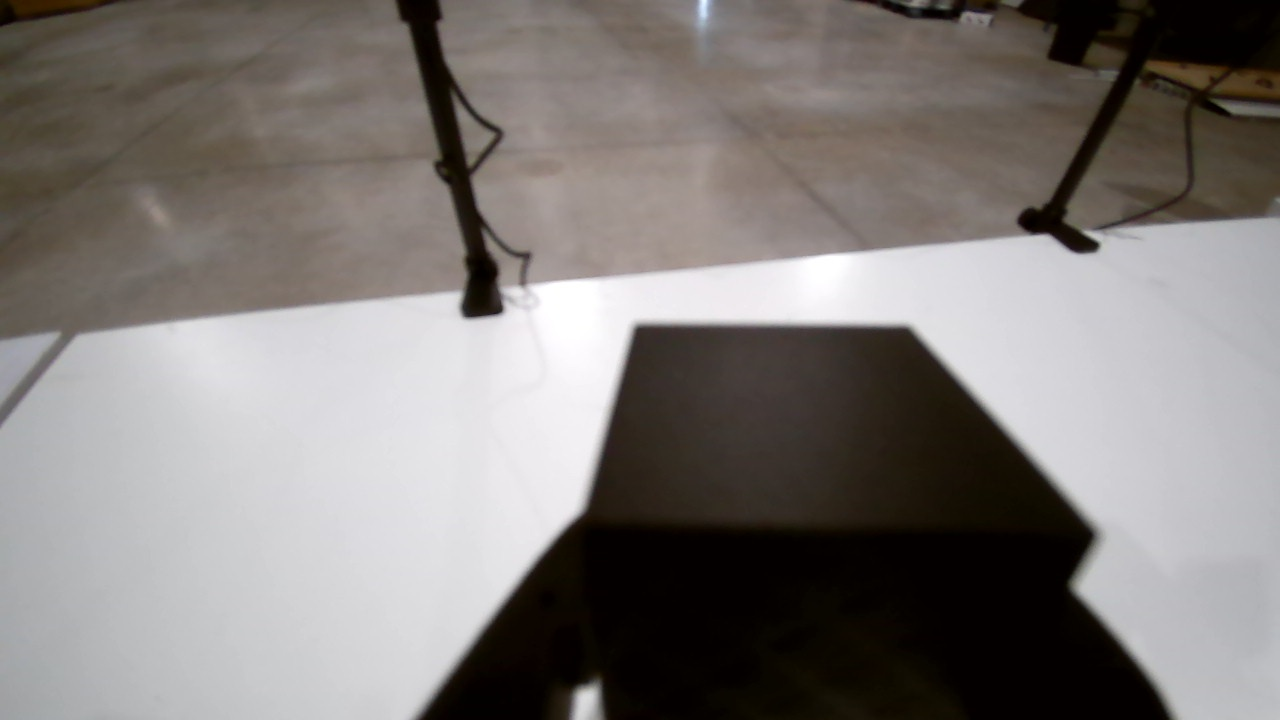
#> input picture agents/arm-006__gpt-6-astra__testExternalControlOutsideNetwork/cube_1791216081_held_wrist.jpg, 1280 x 720 px; its folder holds only this picture in this run
$ python -i wrist.py   (imports and definitions only)
#> lines starting #> are read from the running program, lines starting #| are printed output that depends on the picture; after the words box and inside, x2 and y2 are one past the last pixel; in counts of white or black regions, pixels touching at a corner belong together
#> further down, picture is the input picture: shape (720, 1280, 3); mean B, G, R 120.6, 123.2, 128.2
"""Wrist-camera cube detection (used to square the jaws to the cube before descending)."""
import json
import math
from pathlib import Path

import cv2
import numpy as np

HERE = Path(__file__).resolve().parent
DARK = 60
JAW_MASK_FILE = HERE / "wrist_jaw_mask.png"   # fixed jaw (dilated) with the gripper OPEN
_JAW = None


def jaw_mask():
    global _JAW
    if _JAW is None and JAW_MASK_FILE.exists():
        _JAW = cv2.imread(str(JAW_MASK_FILE), cv2.IMREAD_GRAYSCALE)
    return _JAW


def save_jaw_mask(img):
    hsv = cv2.cvtColor(img, cv2.COLOR_BGR2HSV)
    m = (hsv[..., 2] < DARK).astype(np.uint8) * 255
    m = cv2.dilate(m, np.ones((21, 21), np.uint8))
    cv2.imwrite(str(JAW_MASK_FILE), m)


def detect(img):
    """Cube blob in the wrist image (jaws at the bottom are excluded). Returns dict or None."""
    hsv = cv2.cvtColor(img, cv2.COLOR_BGR2HSV)
#> hsv: shape (720, 1280, 3); mean H, S, V 55.9, 64.6, 129.4
    m = (hsv[..., 2] < DARK).astype(np.uint8)
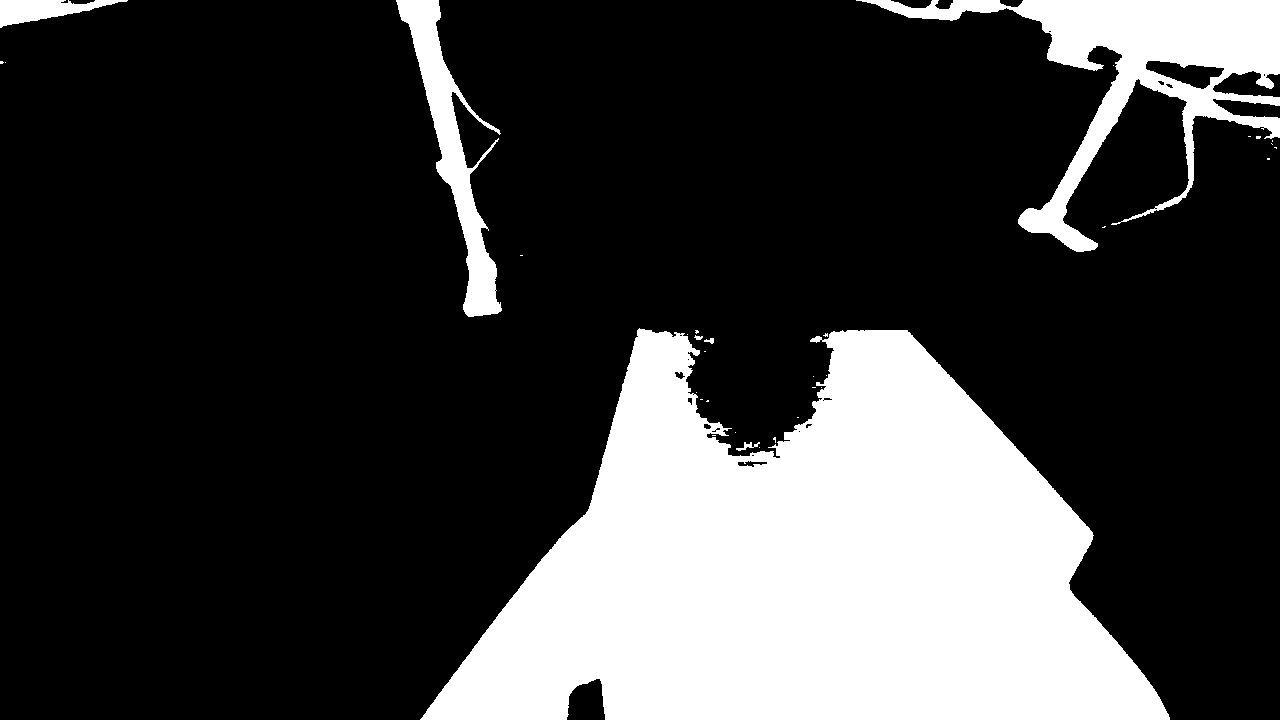
#> m: shape (720, 1280); values 0 (black) and 1 (white), 23.6% white; 34 white regions (27 under 20 px), largest, box (x1, y1, x2, y2) and area: (420, 328, 1170, 720) 180389, (856, 0, 1280, 252) 26339, (396, 0, 502, 317) 8757
    jm = jaw_mask()
    if jm is not None:
        m[jm > 0] = 0
    m = cv2.morphologyEx(m, cv2.MORPH_OPEN, np.ones((15, 15), np.uint8))   # drops cables / thin edges
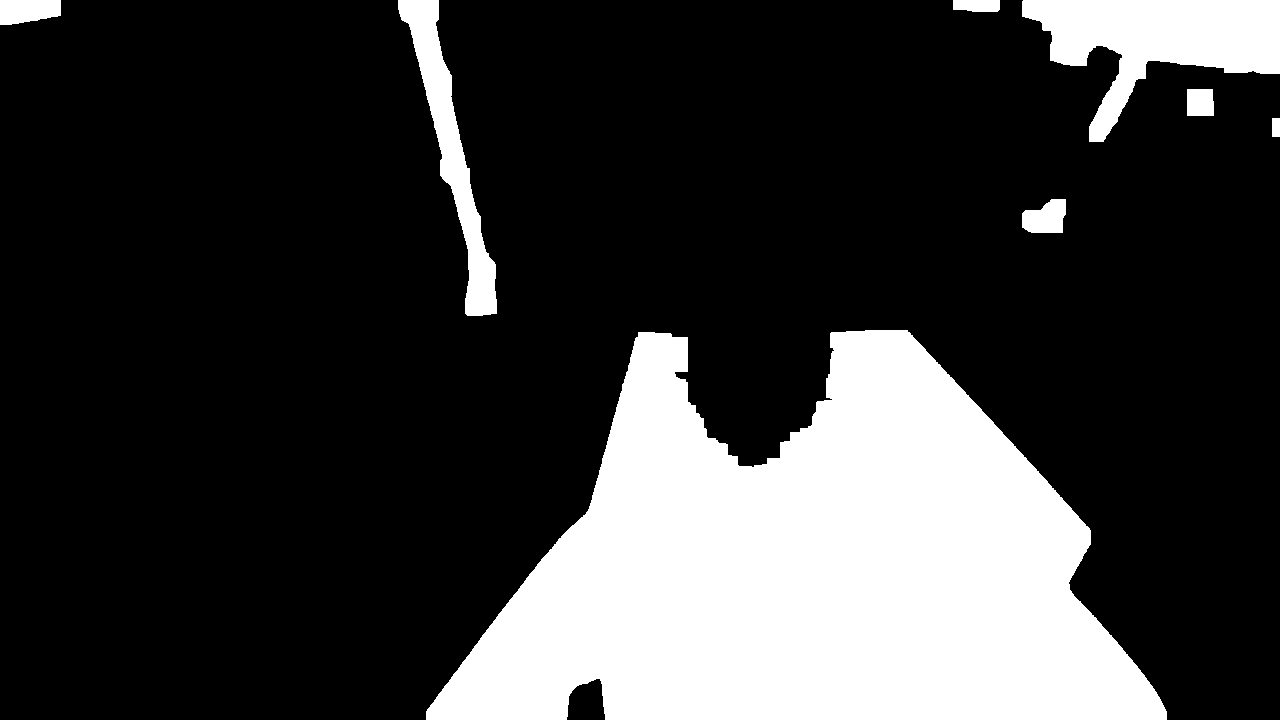
#> m: shape (720, 1280); values 0 (black) and 1 (white), 22.6% white; 8 white regions, largest, box (x1, y1, x2, y2) and area: (426, 330, 1167, 720) 178936, (1022, 0, 1280, 142) 17298, (398, 0, 497, 316) 8133
    n, lab, st, cen = cv2.connectedComponentsWithStats(m)
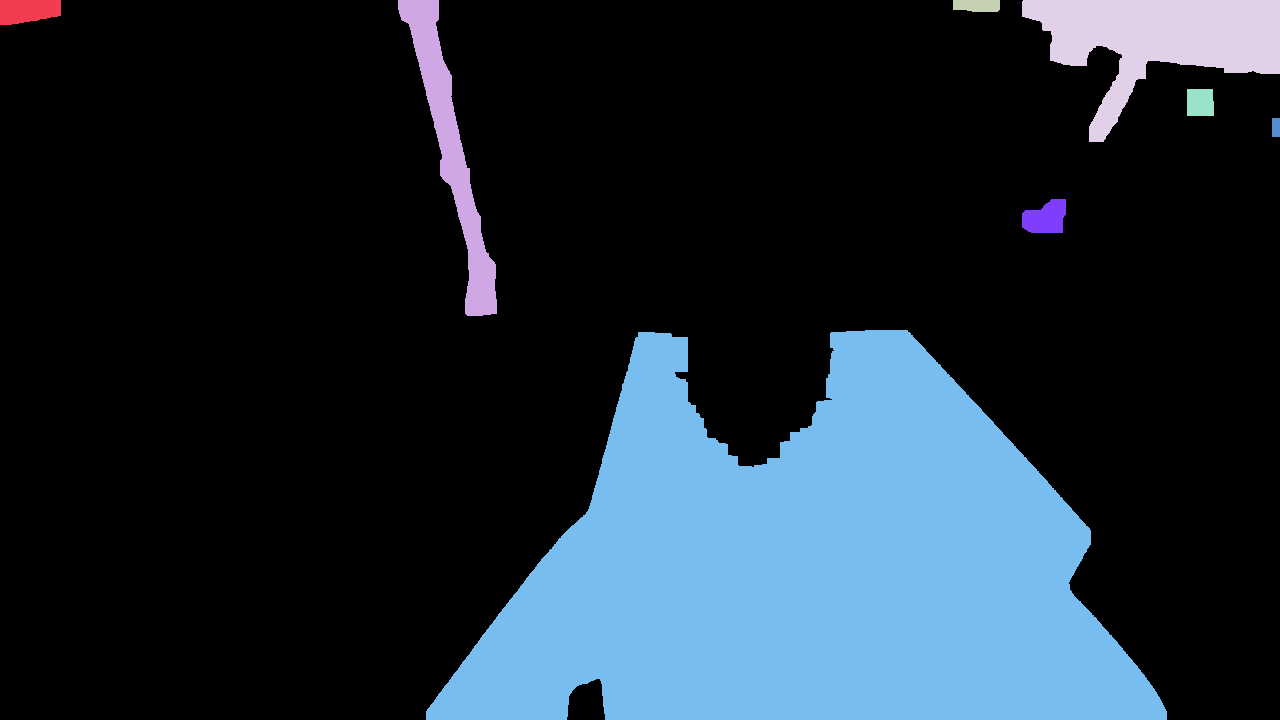
#> lab: shape (720, 1280) int32; 9 distinct labels, from 0 to 8; one colour per label, 0 black
#> n = 9; st = [[0, 0, 1280, 720, 713387], [0, 0, 61, 25, 1295], [398, 0, 99, 316, 8133], [953, 0, 47, 12, 528], [1022, 0, 258, 142, 17298], [1187, 89, 27, 27, 717], [1272, 118, 8, 19, 152], [1022, 199, 44, 34, 1154], [426, 330, 741, 390, 178936]]; cen = [[586, 318.7], [27.58, 10.32], [451.1, 150.4], [976.8, 5.15], [1159.1, 38.75], [1199.8, 102.1], [1275.5, 127], [1045.4, 217.5], [809, 568.6]]
    h, w = m.shape
#> h = 720; w = 1280
    best = None
    for i in range(1, n):
        x, y, bw, bh, area = st[i]
        if area < 4000 or area > 120000:
            continue
        if jm is None and y + bh >= h - 3:   # without a jaw mask, bottom blobs are jaws
            continue
        if x <= 2 or x + bw >= w - 3:      # side-border blobs: table edge / other objects
            continue
        partial = y <= 2                   # cut by the top edge: centroid only good for a coarse move
        cnt = cv2.findContours((lab == i).astype(np.uint8), cv2.RETR_EXTERNAL, cv2.CHAIN_APPROX_SIMPLE)[0][0]
        rect = cv2.minAreaRect(cnt)
        fill = area / max(rect[1][0] * rect[1][1], 1)
        solidity = area / max(cv2.contourArea(cv2.convexHull(cnt)), 1)
        if fill < 0.5 or solidity < 0.85:   # an obliquely seen cube is a convex hexagon
            continue
        d = {"px": (float(cen[i][0]), float(cen[i][1])), "area": int(area), "angle": float(rect[2]), "fill": fill,
             "partial": partial}
        if best is None or area > best["area"]:
            best = d
#> this loop made 8 passes
#> (x, y, bw, bh, area, partial, rect, fill) on pass 2: (398, 0, 99, 316, 8133, True, ((450.6, 155.7), (41, 326.6), -12.18), 0.607)
    return best


def fold90(a):
    a = a % 90.0
    return a - 90.0 if a >= 45 else a

>>> import cv2
>>> picture = cv2.imread('../arm-006__gpt-6-astra__testExternalControlOutsideNetwork/cube_1791216081_held_wrist.jpg')
>>> result = detect(picture)
#> result = None
